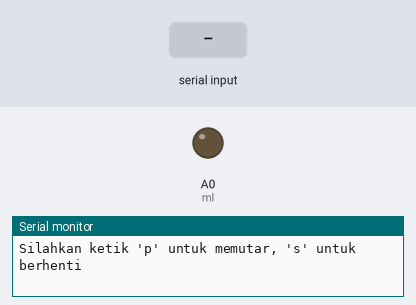
Simulated run of this sketch. Board: Arduino Uno, built with avr-gcc and run on an emulated ATmega328P. Shown: output pins drawn as LEDs (lit = HIGH), the last lines printed to the serial monitor. Inputs (shaded band) come from the test bench.

Above: at 1.2 s.
1.3 s: "s" received over Serial
At 2.7 s:
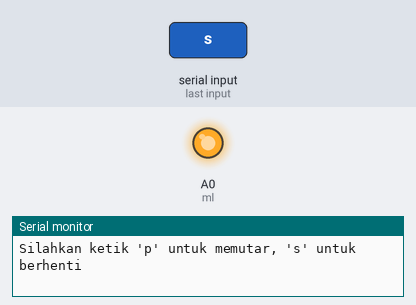
3.8 s: "p" received over Serial
At 5.8 s:
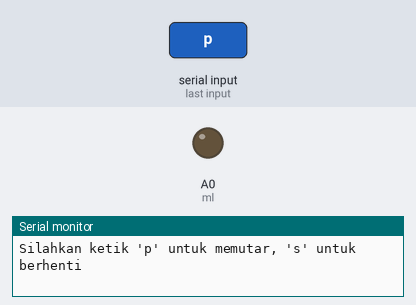
Timing chart, 0 to 7.3 s (numbered marks = the images above; inputs shaded):
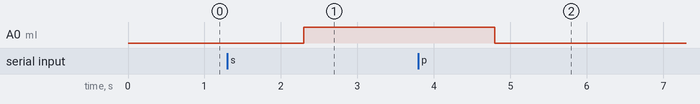

The sketch:

Sketch_Modul_Bluetooth_pada_Proteus.ino
```cpp
int ml=A0;
int h=255;
int l =0;
String motion;

void setup()
{
  Serial.begin(9600);
  pinMode (ml, OUTPUT);
}

void loop()
{
  Serial.println("Silahkan ketik 'p' untuk memutar, 's' untuk berhenti");
  while (Serial.available()==0){ }

  motion = Serial.readString();
  if(motion=="p"){
  analogWrite (ml,1);
}

  if(motion=="s"){
  analogWrite (ml,h);
  }
}
```

Measured:
- after the input at 1.3 s, A0 (ml): LOW → HIGH after 1.0 s
- after the input at 3.8 s, A0 (ml): HIGH → LOW after 1.0 s
